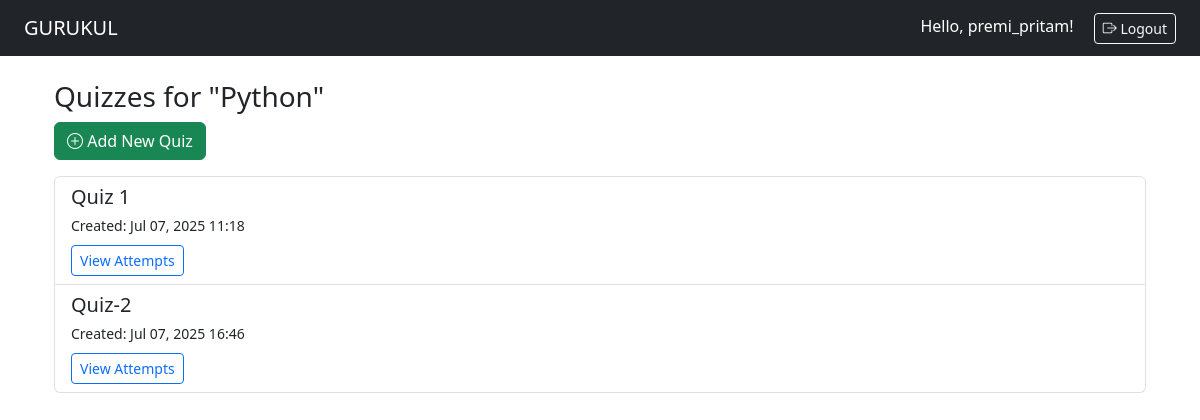
/courses/course/1/quizzes/ (signed in), run on the app's committed database.
### users/models.py (models this page shows, shortened)
class CustomUser(AbstractUser):
    is_student = models.BooleanField(default=False)
    is_instructor = models.BooleanField(default=False)
    email_verified = models.BooleanField(default=False)

### courses/models.py (models this page shows, shortened)
class Course(models.Model):
    instructor = models.ForeignKey(CustomUser, on_delete=models.CASCADE, related_name='courses')
    title = models.CharField(max_length=200)
    description = models.TextField()
    category = models.ForeignKey(Category, on_delete=models.SET_NULL, null=True)
    price = models.DecimalField(max_digits=10, decimal_places=2)
    thumbnail = models.ImageField(upload_to='course_thumbnails/')
    created_at = models.DateTimeField(auto_now_add=True)
    updated_at = models.DateTimeField(auto_now=True)

class Quiz(models.Model):
    course = models.ForeignKey('Course', on_delete=models.CASCADE, related_name='quizzes')
    title = models.CharField(max_length=200)
    created_at = models.DateTimeField(auto_now_add=True)

### courses/views.py (the view)
# urls.py: path('course/<int:course_id>/quizzes/', instructor_quizzes_view, name='instructor_quizzes'),
@login_required
def instructor_quizzes_view(request, course_id):
    course = get_object_or_404(Course, id=course_id, instructor=request.user)
    quizzes = course.quizzes.all()
    return render(request, 'courses/quiz/instructor_quizzes.html', {
        'course': course,
        'quizzes': quizzes
    })

### templates/courses/quiz/instructor_quizzes.html
{% extends 'base.html' %}
{% block content %}
<div class="container mt-4">
    <h3>Quizzes for "{{ course.title }}"</h3>
    <a href="{% url 'courses:create_quiz' course.id %}" class="btn btn-success mb-3">
        <i class="bi bi-plus-circle"></i> Add New Quiz
    </a>
    {% if quizzes %}
    <div class="list-group">
        {% for quiz in quizzes %}
        <div class="list-group-item">
            <h5 class="mb-1">{{ quiz.title }}</h5>
            <small>Created: {{ quiz.created_at|date:"M d, Y H:i" }}</small><br>
            <a href="{% url 'courses:quiz_attempts_list' quiz.id %}" class="btn btn-sm btn-outline-primary mt-2">View Attempts</a>
        </div>
        {% endfor %}
    </div>
    {% else %}
    <p>No quizzes created yet.</p>
    {% endif %}
</div>
{% endblock %}

### templates/base.html (shortened to what this page needs)
<!DOCTYPE html>
<html lang="en">
<head>
    <link href="https://cdn.jsdelivr.net/npm/bootstrap@5.3.3/dist/css/bootstrap.min.css" rel="stylesheet">
    <link rel="stylesheet" href="https://cdn.jsdelivr.net/npm/bootstrap-icons@1.10.5/font/bootstrap-icons.css">
</head>
<body>
    <nav class="navbar navbar-expand-lg navbar-dark bg-dark px-4">
    <a class="navbar-brand" href="/">GURUKUL</a>
    <div class="ms-auto">
        {% if request.user.is_authenticated %}
            <span class="navbar-text text-white me-3">
                Hello, {{ request.user.username }}!
            </span>
            <form method="POST" action="{% url 'users:logout' %}" style="display:inline;">
                <button type="submit" class="btn btn-outline-light btn-sm">
                    <i class="bi bi-box-arrow-right"></i> Logout
                </button>
            </form>
        {% else %}
            <a href="{% url 'users:login' %}" class="btn btn-outline-light btn-sm">
                <i class="bi bi-box-arrow-in-right"></i> Login
            </a>
        {% endif %}
    </div>
</nav>
    <div class="container mt-4">
        {% block content %}{% endblock %}
    </div>
</body>
</html>

### data on the page
CustomUser: user.username "premi_pritam"
Course: title "Python"
Quiz: title "Quiz 1", created_at "Jul 07, 2025 11:18"
Quiz: title "Quiz-2", created_at "Jul 07, 2025 16:46"
